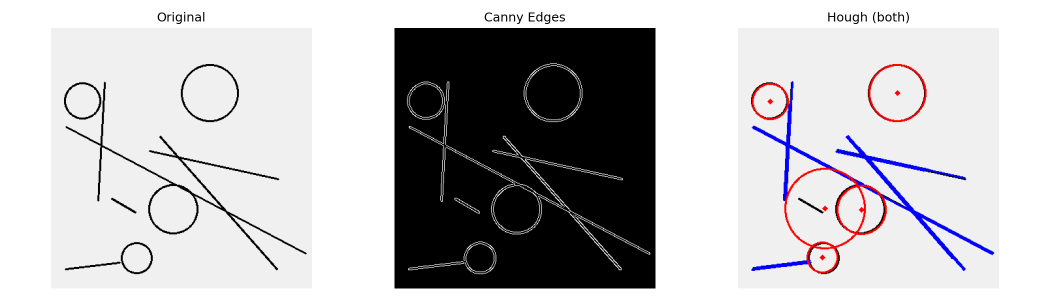
#> input picture lectures/L08-cv-applications/demo/figures/canny_hough.png, 2100 x 600 px (shown at 1/2 size)
$ python canny_hough_demo.py --image figures/canny_hough.png
#> lines starting #> are read from the running program, lines starting #| are printed output that depends on the picture; after the words box and inside, x2 and y2 are one past the last pixel; in counts of white or black regions, pixels touching at a corner belong together
"""
L08 – CV Applications: Canny Edge & Hough Transform Demo
=========================================================
Generates a synthetic image containing lines and circles, then applies
Canny edge detection followed by Hough line / circle detection.
Produces a side-by-side visualisation: Original → Canny → Hough results.

Usage
-----
    python canny_hough_demo.py
    python canny_hough_demo.py --mode lines
    python canny_hough_demo.py --mode circles
    python canny_hough_demo.py --mode both --canny-lo 50 --canny-hi 150
"""

import argparse
import os

import cv2
import numpy as np
import matplotlib.pyplot as plt

SEED = 1337
np.random.seed(SEED)

FIG_DIR = os.path.join(os.path.dirname(__file__), "figures")
os.makedirs(FIG_DIR, exist_ok=True)


def make_synthetic(h: int = 400, w: int = 400) -> np.ndarray:
    """White canvas with random lines and circles."""
    img = np.ones((h, w, 3), dtype=np.uint8) * 240
    for _ in range(6):
        pt1 = tuple(np.random.randint(0, w, 2))
        pt2 = tuple(np.random.randint(0, w, 2))
        cv2.line(img, pt1, pt2, (0, 0, 0), 2)
    for _ in range(4):
        centre = tuple(np.random.randint(40, w - 40, 2))
        radius = np.random.randint(20, 80)
        cv2.circle(img, centre, radius, (0, 0, 0), 2)
    return img


def detect_lines(edges, canvas):
    lines = cv2.HoughLinesP(edges, 1, np.pi / 180, threshold=60,
                            minLineLength=30, maxLineGap=10)
    if lines is not None:
        for x1, y1, x2, y2 in lines[:, 0]:
            cv2.line(canvas, (x1, y1), (x2, y2), (255, 0, 0), 2)
    return canvas


def detect_circles(edges, canvas, gray):
    circles = cv2.HoughCircles(gray, cv2.HOUGH_GRADIENT, dp=1.2,
                               minDist=40, param1=150, param2=30,
                               minRadius=15, maxRadius=100)
    if circles is not None:
        for x, y, r in np.uint16(np.around(circles[0])):
            cv2.circle(canvas, (x, y), r, (0, 0, 255), 2)
            cv2.circle(canvas, (x, y), 2, (0, 0, 255), 3)
    return canvas


def main():
    parser = argparse.ArgumentParser(description="Canny + Hough demo")
    parser.add_argument("--mode", choices=["lines", "circles", "both"],
                        default="both")
    parser.add_argument("--ablate", choices=["no_canny", "no_hough"],
                        default=None,
                        help="Ablation: no_canny=skip edge detection, no_hough=only edges")
    parser.add_argument("--canny-lo", type=int, default=50)
    parser.add_argument("--canny-hi", type=int, default=150)
    parser.add_argument("--image", default=None, help="Path to an input image")
    args = parser.parse_args()

    if args.image and os.path.isfile(args.image):
        img = cv2.imread(args.image)
#> img is the input picture: shape (600, 2100, 3); mean B, G, R 191, 189, 190.3
    else:
        img = make_synthetic()

    gray = cv2.cvtColor(img, cv2.COLOR_BGR2GRAY)
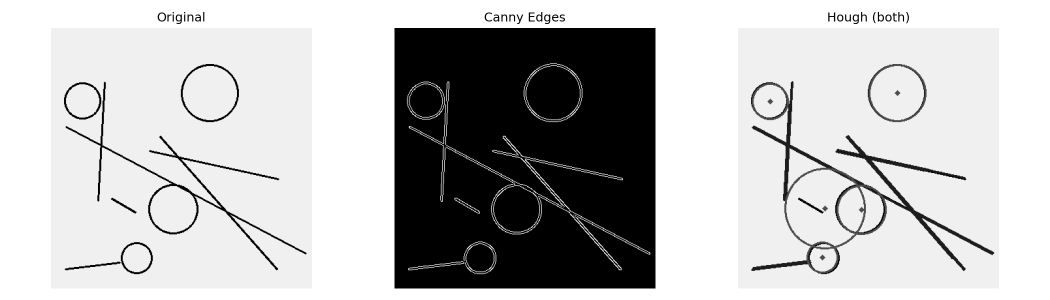
#> gray: shape (600, 2100) (shown at 1/2 size); min 0, max 255, mean 189.6

    # Ablation: skip Canny (feed raw grayscale to Hough)
    if args.ablate == "no_canny":
        edges = gray
        print("[ablate] Skipping Canny — feeding raw grayscale to Hough")
    else:
        edges = cv2.Canny(gray, args.canny_lo, args.canny_hi)
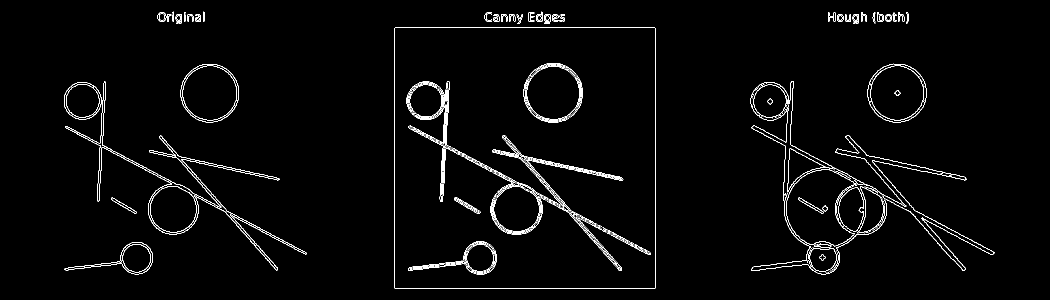
#> edges: shape (600, 2100) (shown at 1/2 size); 2.1% white in thin lines or dots, all inside (x1, y1, x2, y2) = (128, 23, 1989, 577)

    canvas = img.copy()
    # Ablation: no_hough = show only edges, skip Hough detection
    if args.ablate == "no_hough":
        print("[ablate] Skipping Hough — showing only Canny edges")
    else:
        if args.mode in ("lines", "both"):
            canvas = detect_lines(edges, canvas)
#> in detect_lines, `lines = cv2.HoughLinesP(edges, 1, np.pi / 180, threshold=60, minLineLe..`: lines = 157 rows, first 6: [1310, 576, 1310, 56], [790, 55, 1309, 55], [789, 576, 1309, 576], [788, 575, 788, 57], [131, 254, 607, 507], [820, 251, 1047, 371]
#> the loop in detect_lines, `for x1, y1, x2, y2 in lines[:, 0]:` made 157 passes
#> after the loop in detect_lines, `for x1, y1, x2, y2 in lines[:, 0]:`:
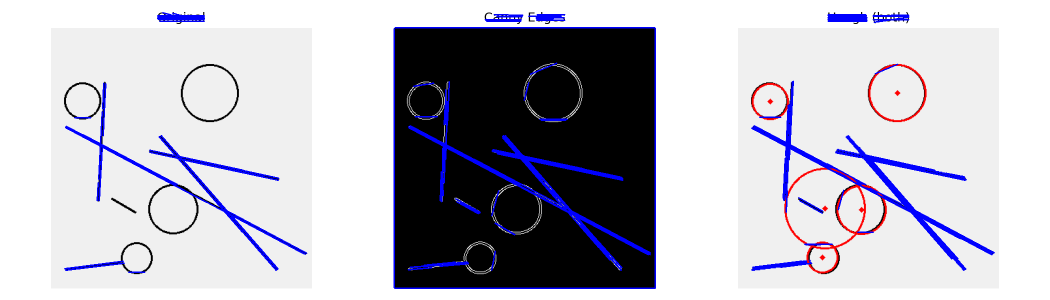
#> canvas: shape (600, 2100, 3) (shown at 1/2 size); 3.25% of pixels changed, all inside (x1, y1, x2, y2) = (128, 24, 1990, 578)
        if args.mode in ("circles", "both"):
            canvas = detect_circles(edges, canvas, gray)
#> in detect_circles, `circles = cv2.HoughCircles(gray, cv2.HOUGH_GRADIENT, dp=1.2, minDist=4..`: circles = 51 rows, first 8: [1649.4, 417, 77.28], [1793.4, 185.4, 58.08], [1107, 183, 55.2], [1031.4, 420.6, 48.24], [346.2, 417, 49.8], [420.6, 183, 55.92], [1717.8, 418.2, 48.48], [852.6, 201, 37.56]
#> the loop in detect_circles, `for x, y, r in np.uint16(np.around(circles[0])):` made 51 passes
#> (x, y, r) on passes 1 to 12: (1649, 417, 77), (1793, 185, 58), (1107, 183, 55), (1031, 421, 48), (346, 417, 50), (421, 183, 56), (1718, 418, 48), (853, 201, 38), (1539, 201, 37), (991, 398, 93), (959, 517, 32), (1647, 515, 32)
#> after the loop in detect_circles, `for x, y, r in np.uint16(np.around(circles[0])):`:
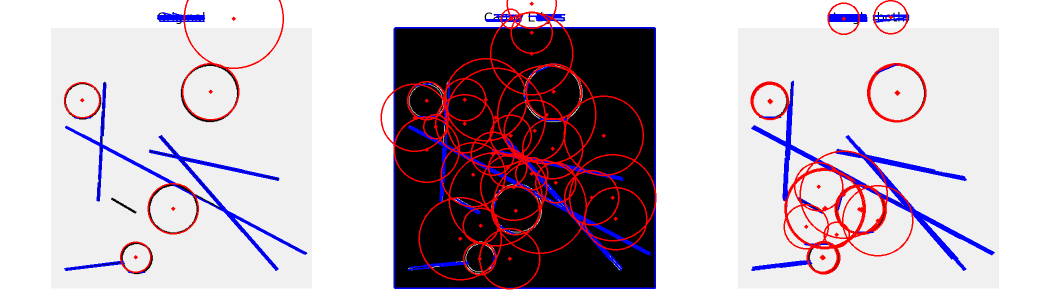
#> canvas: shape (600, 2100, 3) (shown at 1/2 size); 3.83% of pixels changed, all inside (x1, y1, x2, y2) = (128, 0, 1853, 579)

    # --- side-by-side plot ------------------------------------------------
    fig, axes = plt.subplots(1, 3, figsize=(14, 4))
    axes[0].imshow(cv2.cvtColor(img, cv2.COLOR_BGR2RGB))
    axes[0].set_title("Original")
    axes[1].imshow(edges, cmap="gray")
    axes[1].set_title("Canny Edges")
    axes[2].imshow(cv2.cvtColor(canvas, cv2.COLOR_BGR2RGB))
    axes[2].set_title(f"Hough ({args.mode})")
    for ax in axes:
        ax.axis("off")
    fig.tight_layout()
    fname = os.path.join(FIG_DIR, "canny_hough.png")
    fig.savefig(fname, dpi=150)
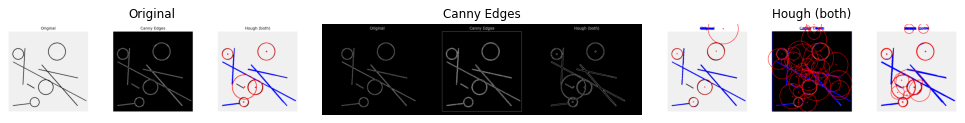
#> figure drawn by matplotlib, 3 panels
    print(f"[saved] {fname}")
    plt.show()


if __name__ == "__main__":
    main()
